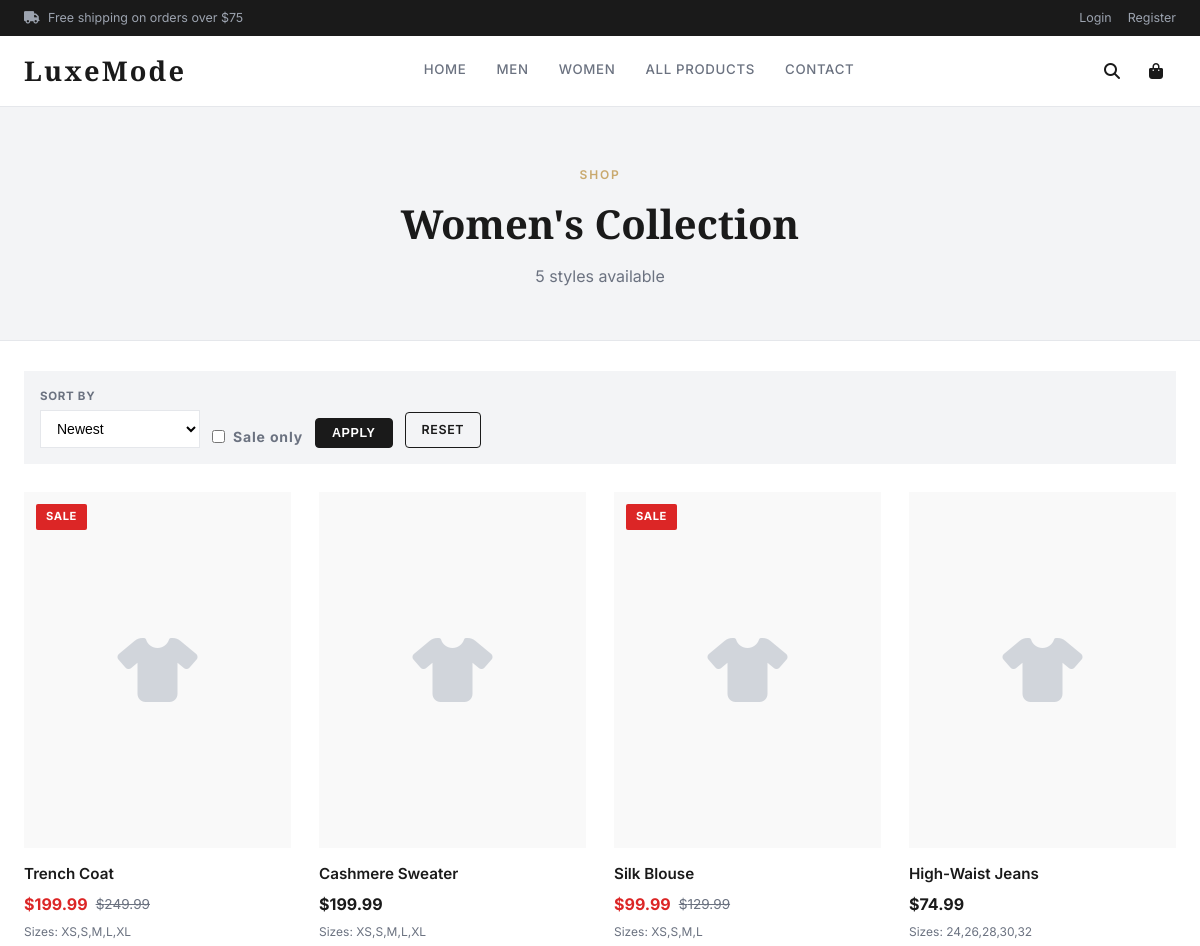
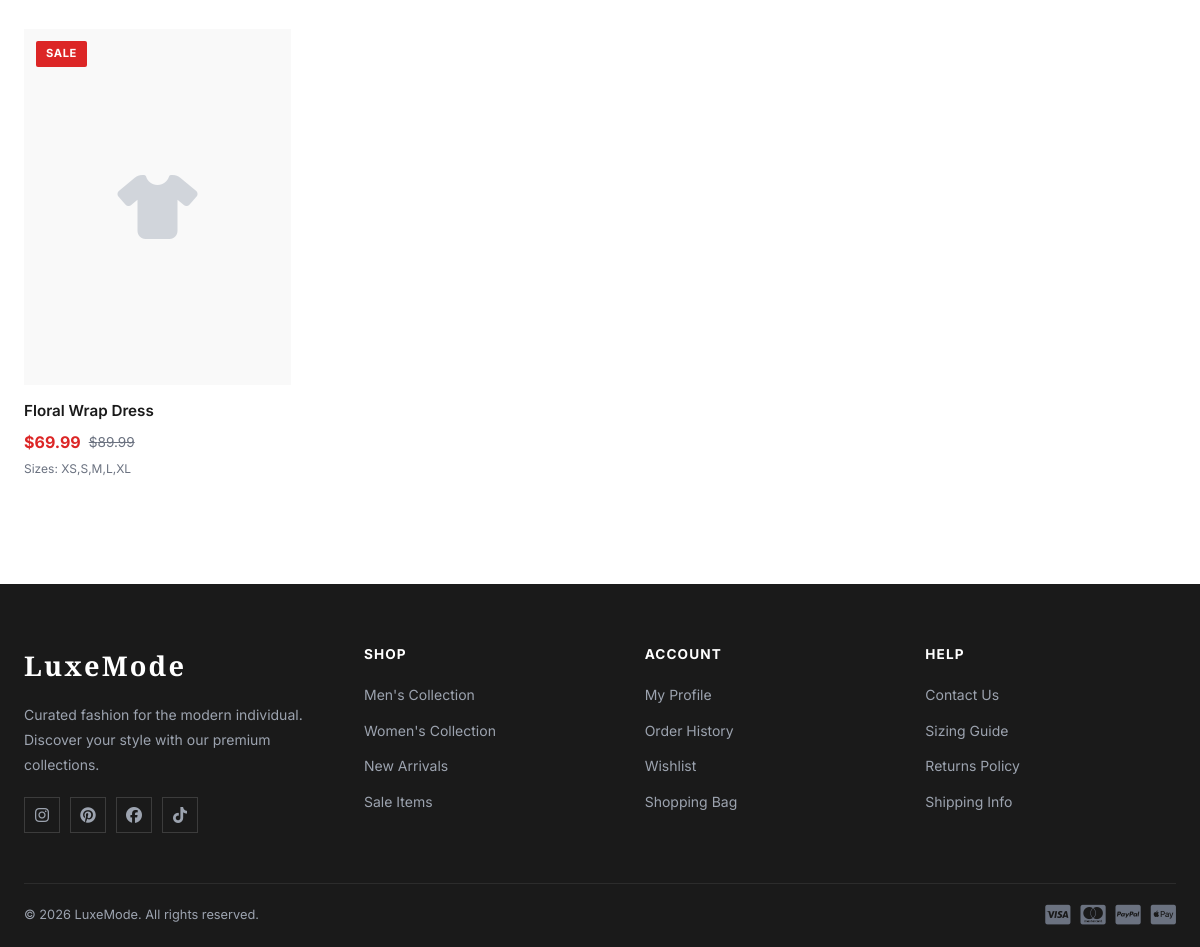
The app's page /womens.php with its own data (2 pictures, top to bottom).
### tables this page shows
CREATE TABLE IF NOT EXISTS products (
    product_id INT AUTO_INCREMENT PRIMARY KEY,
    title VARCHAR(200) NOT NULL,
    description TEXT,
    price DECIMAL(10,2) NOT NULL,
    sale_price DECIMAL(10,2) DEFAULT NULL,
    image VARCHAR(255),
    size VARCHAR(100),
    color VARCHAR(100),
    category ENUM('mens','womens','kids','accessories') NOT NULL,
    stock INT DEFAULT 0,
    created_at TIMESTAMP DEFAULT CURRENT_TIMESTAMP
);

### includes/auth.php (called while the page is built, shortened)
<?php
function clean($v) { return htmlspecialchars(strip_tags(trim($v))); }

### womens.php (the view, shortened to what this page needs)
<?php
require_once 'includes/header.php';
$sort    = clean($_GET['sort'] ?? 'newest');
$page    = max(1, (int)($_GET['page'] ?? 1));
$per     = 8;
$offset  = ($page - 1) * $per;
$sale_filter = isset($_GET['sale']) ? "AND sale_price IS NOT NULL" : '';
$sort_map = ['newest'=>'product_id DESC','price_asc'=>'price ASC','price_desc'=>'price DESC','name'=>'title ASC'];
$order = $sort_map[$sort] ?? 'product_id DESC';
$total = $conn->query("SELECT COUNT(*) FROM products WHERE category='womens' $sale_filter")->fetch_row()[0];
$products = $conn->query("SELECT * FROM products WHERE category='womens' $sale_filter ORDER BY $order LIMIT $per OFFSET $offset");
?>
<div class="page-banner">
    <div class="container">
        <p class="eyebrow" style="font-size:.75rem;letter-spacing:.15em;text-transform:uppercase;color:#c9a96e;font-weight:600;margin-bottom:8px;">Shop</p>
        <h1>Women's Collection</h1>
        <p><?= $total ?> styles available</p>
    </div>
</div>
<div class="container" style="padding:30px 24px;">
    <div class="filter-wrap">
        <form method="GET" style="display:flex;gap:12px;flex-wrap:wrap;align-items:flex-end;width:100%;">
            <div class="filter-group">
                <label>Sort By</label>
                <select name="sort">
                    <option value="newest" <?= $sort==='newest'?'selected':'' ?>>Newest</option>
                </select>
            </div>
            <div class="filter-group" style="flex-direction:row;align-items:center;gap:8px;min-width:auto;">
                <input type="checkbox" name="sale" id="sale_check" value="1" <?= isset($_GET['sale'])?'checked':'' ?> style="width:auto;">
                <label for="sale_check" style="text-transform:none;font-size:.875rem;">Sale only</label>
            </div>
            <button type="submit" class="btn btn-dark btn-sm">Apply</button>
            <a href="womens.php" class="btn btn-outline btn-sm">Reset</a>
        </form>
    </div>
    <?php if ($products->num_rows === 0): ?>
    <div style="text-align:center;padding:60px 0;">
        <i class="fas fa-box-open" style="font-size:3rem;color:#d1d5db;"></i>
        <p style="margin-top:12px;color:#6b7280;">No products found.</p>
    </div>
    <?php else: ?>
    <div class="product-grid">
        <?php while ($p = $products->fetch_assoc()): ?>
        <div class="product-card">
            <a href="product-detail.php?id=<?= $p['product_id'] ?>">
                <div class="product-img-wrap">
                    <?php if ($p['image'] && file_exists("uploads/{$p['image']}")): ?>
                    <img src="uploads/<?= htmlspecialchars($p['image']) ?>" alt="<?= htmlspecialchars($p['title']) ?>">
                    <?php else: ?>
                    <div class="product-placeholder"><i class="fas fa-tshirt"></i></div>
                    <?php endif; ?>
                    <?php if ($p['sale_price']): ?><span class="product-tag tag-sale">Sale</span><?php endif; ?>
                </div>
            </a>
            <div class="product-info">
                <h3><?= htmlspecialchars($p['title']) ?></h3>
                <div class="price">
                    <?php if ($p['sale_price']): ?>
                    <span class="sale-price">$<?= number_format($p['sale_price'], 2) ?></span>
                    <span class="original">$<?= number_format($p['price'], 2) ?></span>
                    <?php else: ?>
                    <span class="current">$<?= number_format($p['price'], 2) ?></span>
                    <?php endif; ?>
                </div>
                <?php if ($p['size']): ?><div class="sizes">Sizes: <?= htmlspecialchars($p['size']) ?></div><?php endif; ?>
            </div>
        </div>
        <?php endwhile; ?>
    </div>
    <?php endif; ?>
</div>
<?php require_once 'includes/footer.php'; ?>

### css/style.css (style rules this page uses)
*, *::before, *::after { box-sizing: border-box; margin: 0; padding: 0; }
:root { --primary: #1a1a1a; --accent: #c9a96e; --accent-light: #f5efe6; --rose: #e8b4b8; --success: #16a34a; --danger: #dc2626; --gray: #6b7280; --gray-light: #f3f4f6; --border: #e5e7eb; --white: #ffffff; --shadow: 0 1px 3px rgba(0,0,0,.08), 0 1px 2px rgba(0,0,0,.12); --shadow-md: 0 4px 12px rgba(0,0,0,.1); --shadow-lg: 0 10px 30px rgba(0,0,0,.12); --radius: 4px; --radius-lg: 8px; --transition: all .25s ease; --font-serif: 'Playfair Display', Georgia, serif; --font-sans: 'Inter', system-ui, sans-serif; }
body { font-family: var(--font-sans); color: var(--primary); background: var(--white); line-height: 1.6; }
a { text-decoration: none; color: inherit; transition: var(--transition); }
.container { max-width: 1280px; margin: 0 auto; padding: 0 24px; }
.btn { display: inline-flex; align-items: center; gap: 8px; padding: 12px 24px; font-size: .875rem; font-weight: 600; letter-spacing: .05em; text-transform: uppercase; cursor: pointer; border: 1.5px solid transparent; transition: var(--transition); border-radius: var(--radius); }
.btn-dark { background: var(--primary); color: var(--white); border-color: var(--primary); }
.btn-outline { background: transparent; color: var(--primary); border-color: var(--primary); }
.btn-sm { padding: 7px 16px; font-size: .78rem; }
.product-grid { display: grid; grid-template-columns: repeat(auto-fill, minmax(260px, 1fr)); gap: 28px; }
.product-card { position: relative; }
.product-img-wrap { position: relative; overflow: hidden; background: #f9f9f9; aspect-ratio: 3/4; }
.product-placeholder { width: 100%; height: 100%; display: flex; align-items: center; justify-content: center; font-size: 4rem; color: #d1d5db; }
.product-tag { position: absolute; top: 12px; left: 12px; padding: 4px 10px; font-size: .7rem; font-weight: 700; letter-spacing: .05em; text-transform: uppercase; border-radius: 2px; }
.tag-sale { background: var(--danger); color: var(--white); }
.product-info { padding: 14px 0 6px; }
.product-info h3 { font-size: .95rem; font-weight: 600; margin-bottom: 6px; }
.product-info .price { display: flex; align-items: center; gap: 8px; }
.product-info .price .current { font-weight: 700; font-size: 1rem; }
.product-info .price .original { font-size: .85rem; color: var(--gray); text-decoration: line-through; }
.product-info .price .sale-price { color: var(--danger); font-weight: 700; }
.product-info .sizes { font-size: .75rem; color: var(--gray); margin-top: 4px; }
.page-banner { background: var(--gray-light); padding: 50px 0; text-align: center; border-bottom: 1px solid var(--border); }
.page-banner h1 { font-family: var(--font-serif); font-size: 2.5rem; }
.page-banner p { color: var(--gray); margin-top: 8px; }
.filter-wrap { display: flex; gap: 12px; flex-wrap: wrap; align-items: flex-end; margin-bottom: 28px; padding: 16px; background: var(--gray-light); }
.filter-group { display: flex; flex-direction: column; gap: 5px; min-width: 150px; }
.filter-group label { font-size: .72rem; font-weight: 700; text-transform: uppercase; letter-spacing: .06em; color: var(--gray); }
.filter-group select, .filter-group input { padding: 9px 12px; border: 1.5px solid var(--border); font-size: .875rem; background: var(--white); outline: none; }

### records on screen
products: shows "SALE", title "Trench Coat", sale_price "199.99", price "249.99"
products: title "Cashmere Sweater", price "199.99"
products: shows "SALE", title "Silk Blouse", sale_price "99.99", price "129.99"
products: title "High-Waist Jeans", price "74.99"
products: shows "SALE", title "Floral Wrap Dress", sale_price "69.99", price "89.99"

### other values on screen
$total "5"
